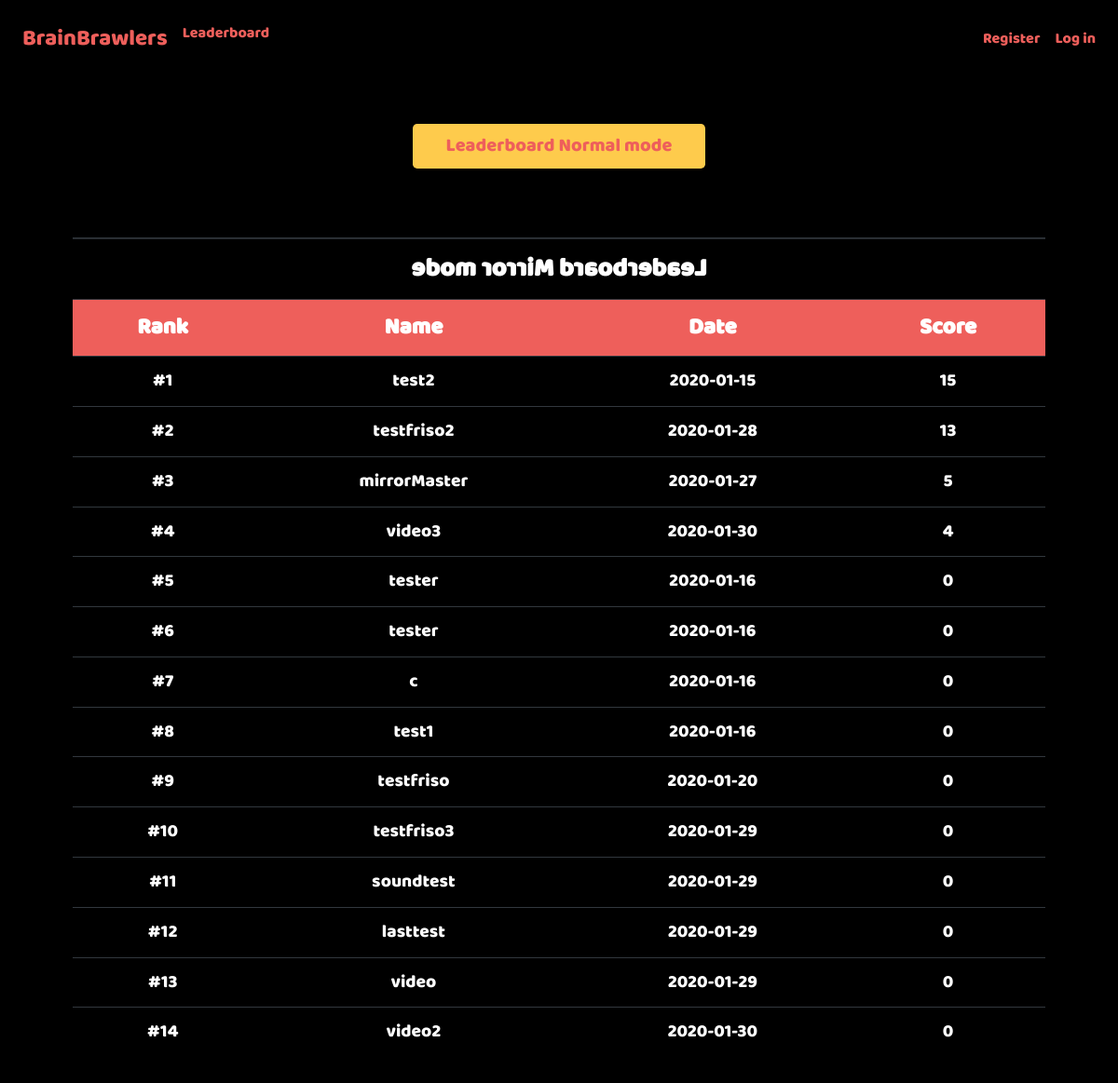
/leaderboard_mirror, run on the app's committed database.
### tables this page shows
CREATE TABLE 'users' ('id' integer PRIMARY KEY AUTOINCREMENT NOT NULL, 'username' text NOT NULL, 'hash' text NOT NULL, 'highscore' integer NOT NULL, 'date'  date NOT NULL DEFAULT CURRENT_DATE  , 'highscore_mirror' integer);

### application.py (the view)
@app.route("/leaderboard_mirror")
def leaderboard_mirror():
    highscores = get_db(["*"], "users", None, None, ["highscore_mirror DESC", "date"])
    highscores = [(i+1, highscores[i]) for i in range(len(highscores))]
    if len(highscores) > 50:
        highscores = [(i+1, highscores[i]) for i in range(50)]
    return render_template("game/leaderboard_mirror.html", highscores=highscores)

### application.py (called while the page is built)
@app.after_request
def after_request(response):
    response.headers["Cache-Control"] = "no-cache, no-store, must-revalidate"
    response.headers["Expires"] = 0
    response.headers["Pragma"] = "no-cache"
    return response

### helpers.py (called while the page is built)
def get_db(items, table, key, value, order=None):
    string = "SELECT "
    if order == "friends":
        return db.execute("SELECT friendname FROM friends WHERE user_id= :user_id AND friendname= :friendname"
        , user_id=value[0], friendname=value[1])
    for item in items:
        if item != items[0]:
            string += ", "
        string += str(item)
    string += " FROM " + table
    if key != None and value != None:
        string += " WHERE " + key + "= :key"
    if order != None:
        string += " ORDER BY"
        for item in order:
           string += " " + item
           if item != order[-1]:
               string += ","
        string += ";"
    if key != None:
        return db.execute(string, key=str(value))
    return db.execute(string)

### templates/game/leaderboard_mirror.html (shortened to what this page needs)
{% extends "layout.html" %}
{% block css %}
<link href="{{ url_for('static', filename='css/index_style.css') }}" rel="stylesheet">
<link href="{{ url_for('static', filename='css/leaderboard.css') }}" rel="stylesheet">
{% endblock %}
{% block main %}
    <p>
        <br>
        <br>
    </p>
    <a href="/leaderboard"><button class="btn btn-lg" style="width:30%">Leaderboard Normal mode</button></a>
    <p>
        <br>
        <br>
    </p>
    <table id=table class="table table-dark" style="width:100%">
        <tr>
            <th id="reverseTitle" colspan="4">Leaderboard Mirror mode</th>
        </tr>
        <tr>
            <th>Rank</th>
            <th>Name</th>
            <th>Date</th>
            <th>Score</th>
        </tr>
        <tr>
    {% for (rank, highscore) in highscores %}
            <td>#{{ rank }}</td>
            <td>{{ highscore.username }}</td>
            <td>{{ highscore.date }}</td>
            <td>{{ highscore.highscore_mirror }}</td>
        </tr>
    {% endfor %}
    </table>
{% endblock %}

### static/css/basic_style.css (style rules this page uses)
body { background-color: #000000; }
.btn { width: 150px; font-family: Baloo Regular, Baloo; text-align: center; color: #ee5f5b; background-color: #fecb4c; margin-top: 2%; margin-bottom: 1%; }

### static/css/index_style.css (style rules this page uses)
.btn { margin-left: 2%; margin-right: 2%; }

### static/css/leaderboard.css (style rules this page uses)
#table { margin-left:auto; margin-right:auto; color: white; font-family: Baloo Regular, Baloo; }
th { background-color: #ee5f5b; font-size: 150%; font-weight: bold; }
td { background-color: black; font-size: 120%; }
#reverseTitle { -moz-transform: scale(-1, 1); -webkit-transform: scale(-1, 1); -o-transform: scale(-1, 1); -ms-transform: scale(-1, 1); transform: scale(-1, 1); background-color: black; font-size: 170%; }

### data on the page
users: rank "1", username "test2", date "2020-01-15", highscore_mirror "15"
users: rank "2", username "testfriso2", date "2020-01-28", highscore_mirror "13"
users: highscore "3", username "mirrorMaster", date "2020-01-27", highscore_mirror "5"
users: highscore_mirror "4", username "video3", date "2020-01-30"
users: rank "5", username "tester", date "2020-01-16", highscore_mirror "0"
users: rank "6", username "tester", date "2020-01-16", highscore_mirror "0"
users: rank "7", username "c", date "2020-01-16", highscore_mirror "0"
users: rank "8", username "test1", date "2020-01-16", highscore_mirror "0"
users: rank "9", username "testfriso", date "2020-01-20", highscore_mirror "0"
users: id "10", username "testfriso3", date "2020-01-29", highscore_mirror "0"
users: rank "11", username "soundtest", date "2020-01-29", highscore_mirror "0"
users: rank "12", username "lasttest", date "2020-01-29", highscore_mirror "0"
users: rank "13", username "video", date "2020-01-29", highscore_mirror "0"
users: rank "14", username "video2", date "2020-01-30", highscore_mirror "0"
